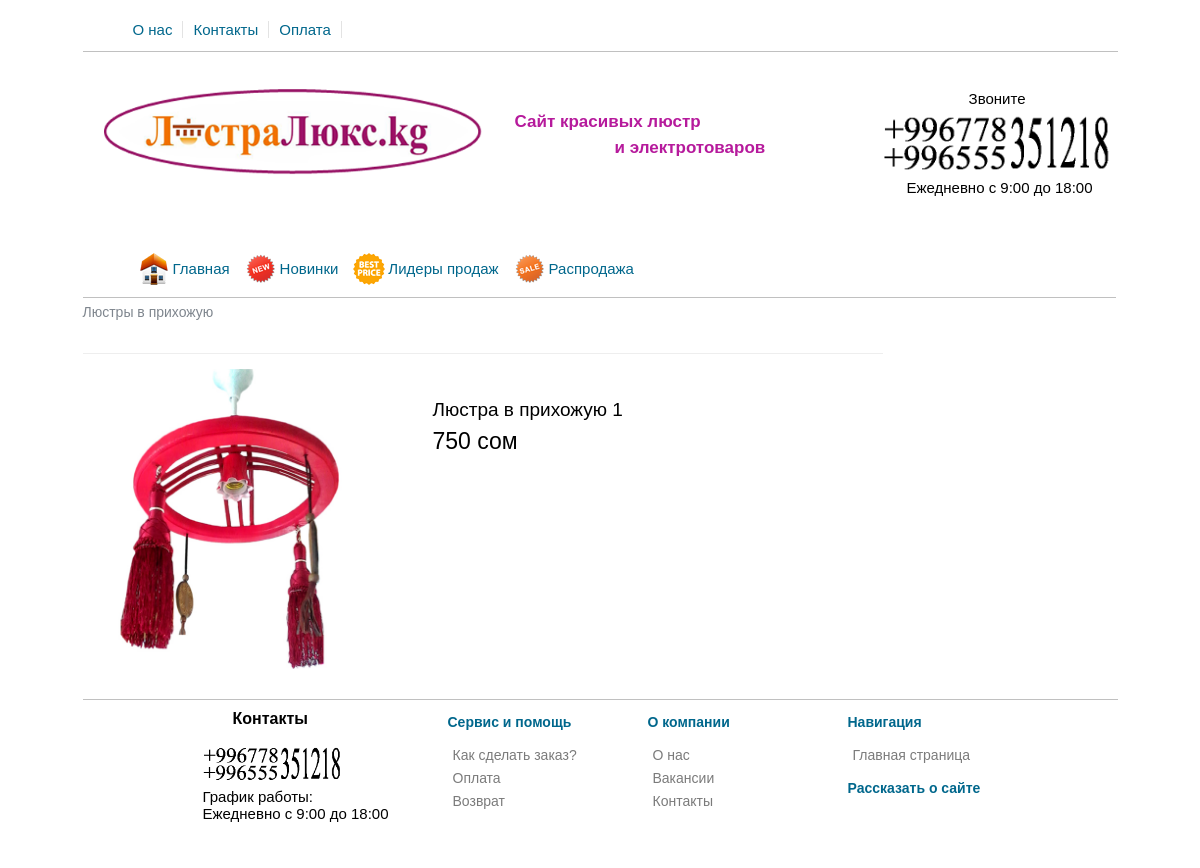
The page /mycatalog.kg/view_content.php?id=1 on the database its author committed.
### tables this page shows
CREATE TABLE `table_products` (
  `product_id` int(11) NOT NULL,
  `title` varchar(255) NOT NULL,
  `price` int(11) NOT NULL,
  `brand` varchar(255) NOT NULL,
  `seo_words` text NOT NULL,
  `seo_description` text NOT NULL,
  `mini_description` text NOT NULL,
  `image` varchar(255) NOT NULL,
  `description` text NOT NULL,
  `mini_features` text NOT NULL,
  `features` text NOT NULL,
  `datetime` datetime NOT NULL,
  `new` int(11) NOT NULL DEFAULT '0',
  `leader` int(11) NOT NULL,
  `sale` int(11) NOT NULL DEFAULT '0',
  `visible` int(11) NOT NULL DEFAULT '0',
  `count` int(11) NOT NULL DEFAULT '0',
  `type_tovara` varchar(255) NOT NULL,
  `brand_id` int(11) NOT NULL,
  `vote` int(11) NOT NULL,
  `votes` float NOT NULL
);

### mycatalog.kg/view_content.php (the view, shortened to what this page needs)
<?php
	include("include/db_connect.php");
	$id = ($_GET["id"]);
?>
<!DOCTYPE HTML>
<html>
<head>
    <link href="css/reset.css" rel="stylesheet" type="text/css" />
    <link href="css/style.css" rel="stylesheet" type="text/css" />
    <link href="trackbar/trackbar.css" rel="stylesheet" type="text/css" />
	<link rel="stylesheet" type="text/css" href="source/jquery.fancybox.css?v=2.1.5" media="screen" />
</head>
<body>
<div id="block-body">
<?php
	include("include/block-header.php");
?>
<div id="block-content">
<?php
$result1 = mysql_query("SELECT * FROM table_products WHERE product_id='$id' AND visible='1'",$link);
if (mysql_num_rows($result1) > 0)
{
$row1 = mysql_fetch_array($result1);
do
{
if  (strlen($row1["image"]) > 0 && file_exists("./uploads_images/".$row1["image"]))
{
$img_path = './uploads_images/'.$row1["image"];
$max_width = 300;
$max_height = 300;
 list($width, $height) = getimagesize($img_path);
$ratioh = $max_height/$height;
$ratiow = $max_width/$width;
$ratio = min($ratioh, $ratiow);
$width = intval($ratio*$width);
$height = intval($ratio*$height);
}else
{
$img_path = "/images/no-image.png";
$width = 110;
$height = 200;
}
echo  '
<div id="block-breadcrumbs-and-rating">
<p id="nav-breadcrumbs2"><a href="view_cat.php?type=lustra"></a>  <span>'.$row1["brand"].'</span></p>
</div>
<div id="block-content-info">
<img class="fancybox-effects-d" href="'.$img_path.'" src="'.$img_path.'" width="'.$width.'" height="'.$height.'" />
<div id="block-mini-description">
<p id="content-title">'.$row1["title"].'</p>
<p id="style-price" >'.($row1["price"]).' сом</p>
<p id="content-text">'.$row1["mini_description"].'</p>
</div>
</div>
';
}
 while ($row1 = mysql_fetch_array($result1));
}
?>
</div>
<?php
	include("include/block-footer.php");
?>
</div>
</body>
</html>

### mycatalog.kg/css/style.css (style rules this page uses)
* { font-family: sans-serif; }
#block-body { width: 1035px; height: auto; margin: 0 auto; }
#block-content { width: 800px; height: auto; }
#block-breadcrumbs-and-rating { height: 50px; margin-top: 10px; border-bottom: 1px solid #EEEEEE; }
#nav-breadcrumbs2 { margin-top: -5px; }
#nav-breadcrumbs2 > span { font: 14px sans-serif; color: #7F868E; }
#block-content-info { height: 320px; margin-top: 15px; }
#block-content-info img { float: left; margin-top: 0px; margin-right: 15px; cursor: zoom-in; cursor: -webkit-zoom-in; }
#block-mini-description { width: 600px; float: right; margin-right: 100px; margin-top: 30px; width: 350px; }
#content-title { font: 19px sans-serif; margin: 0; }
#style-price { font: 23px sans-serif; color: black; margin-top: 7px; margin-bottom: 7px; }

### rows shown on the page
table_products: brand "Люстры в прихожую", image (picture), title "Люстра в прихожую 1", price "750"
